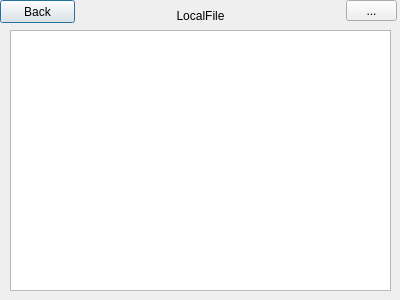
<?xml version="1.0" encoding="UTF-8"?>
<ui version="4.0">
 <class>FileAnalysis</class>
 <widget class="QDialog" name="FileAnalysis">
  <property name="geometry">
   <rect>
    <x>0</x>
    <y>0</y>
    <width>400</width>
    <height>300</height>
   </rect>
  </property>
  <property name="windowTitle">
   <string>本地目录</string>
  </property>
  <widget class="QLabel" name="label">
   <property name="geometry">
    <rect>
     <x>0</x>
     <y>0</y>
     <width>401</width>
     <height>31</height>
    </rect>
   </property>
   <property name="text">
    <string>LocalFile</string>
   </property>
   <property name="alignment">
    <set>Qt::AlignCenter</set>
   </property>
  </widget>
  <widget class="QPushButton" name="pushButton_back">
   <property name="geometry">
    <rect>
     <x>0</x>
     <y>0</y>
     <width>75</width>
     <height>23</height>
    </rect>
   </property>
   <property name="text">
    <string>Back</string>
   </property>
  </widget>
  <widget class="QToolButton" name="toolButton_func">
   <property name="geometry">
    <rect>
     <x>346</x>
     <y>0</y>
     <width>51</width>
     <height>21</height>
    </rect>
   </property>
   <property name="text">
    <string>...</string>
   </property>
  </widget>
  <widget class="QTreeView" name="treeView">
   <property name="geometry">
    <rect>
     <x>10</x>
     <y>30</y>
     <width>381</width>
     <height>261</height>
    </rect>
   </property>
  </widget>
 </widget>
 <resources/>
 <connections/>
</ui>
